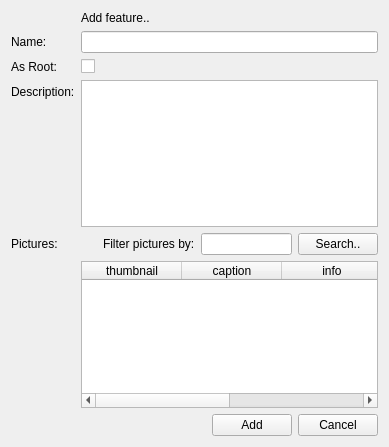
<?xml version="1.0" encoding="UTF-8"?>
<ui version="4.0">
 <class>feature_add_form</class>
 <widget class="QWidget" name="feature_add_form">
  <property name="geometry">
   <rect>
    <x>0</x>
    <y>0</y>
    <width>389</width>
    <height>447</height>
   </rect>
  </property>
  <property name="windowTitle">
   <string>Add feature</string>
  </property>
  <layout class="QFormLayout" name="formLayout">
   <property name="fieldGrowthPolicy">
    <enum>QFormLayout::AllNonFixedFieldsGrow</enum>
   </property>
   <item row="1" column="0">
    <widget class="QLabel" name="label_name">
     <property name="text">
      <string>Name:</string>
     </property>
     <property name="buddy">
      <cstring>name</cstring>
     </property>
    </widget>
   </item>
   <item row="1" column="1">
    <widget class="QLineEdit" name="name">
     <property name="initialFocus" stdset="0">
      <bool>true</bool>
     </property>
    </widget>
   </item>
   <item row="3" column="0">
    <widget class="QLabel" name="label_description">
     <property name="text">
      <string>Description:</string>
     </property>
     <property name="buddy">
      <cstring>description</cstring>
     </property>
    </widget>
   </item>
   <item row="3" column="1">
    <widget class="QPlainTextEdit" name="description"/>
   </item>
   <item row="5" column="1">
    <widget class="QTableWidget" name="picture">
     <property name="horizontalScrollBarPolicy">
      <enum>Qt::ScrollBarAsNeeded</enum>
     </property>
     <property name="alternatingRowColors">
      <bool>true</bool>
     </property>
     <property name="selectionMode">
      <enum>QAbstractItemView::MultiSelection</enum>
     </property>
     <property name="selectionBehavior">
      <enum>QAbstractItemView::SelectRows</enum>
     </property>
     <property name="showGrid">
      <bool>true</bool>
     </property>
     <property name="gridStyle">
      <enum>Qt::DotLine</enum>
     </property>
     <property name="sortingEnabled">
      <bool>true</bool>
     </property>
     <property name="doctype" stdset="0">
      <string notr="true">PictureListRequest.simpleform</string>
     </property>
     <property name="rootelement" stdset="0">
      <string notr="true">picture</string>
     </property>
     <property name="search" stdset="0">
      <string notr="true">{search.text}</string>
     </property>
     <property name="action" stdset="0">
      <string notr="true">read</string>
     </property>
     <attribute name="horizontalHeaderShowSortIndicator" stdset="0">
      <bool>true</bool>
     </attribute>
     <attribute name="verticalHeaderStretchLastSection">
      <bool>false</bool>
     </attribute>
     <column>
      <property name="text">
       <string>thumbnail</string>
      </property>
     </column>
     <column>
      <property name="text">
       <string>caption</string>
      </property>
     </column>
     <column>
      <property name="text">
       <string>info</string>
      </property>
     </column>
     <column>
      <property name="text">
       <string>tags</string>
      </property>
     </column>
    </widget>
   </item>
   <item row="6" column="1">
    <layout class="QHBoxLayout" name="horizontalLayout">
     <item>
      <spacer name="horizontalSpacer">
       <property name="orientation">
        <enum>Qt::Horizontal</enum>
       </property>
       <property name="sizeHint" stdset="0">
        <size>
         <width>40</width>
         <height>20</height>
        </size>
       </property>
      </spacer>
     </item>
     <item>
      <widget class="QPushButton" name="add">
       <property name="text">
        <string>Add</string>
       </property>
       <property name="rootelement" stdset="0">
        <string notr="true">feature</string>
       </property>
       <property name="doctype" stdset="0">
        <string notr="true">Feature.simpleform</string>
       </property>
       <property name="action" stdset="0">
        <string notr="true">create</string>
       </property>
       <property name="form" stdset="0">
        <string notr="true">features</string>
       </property>
       <property name="parentID" stdset="0">
        <string notr="true">{global.id}</string>
       </property>
      </widget>
     </item>
     <item>
      <widget class="QPushButton" name="cancel">
       <property name="text">
        <string>Cancel</string>
       </property>
       <property name="form" stdset="0">
        <string notr="true">features</string>
       </property>
      </widget>
     </item>
    </layout>
   </item>
   <item row="4" column="1">
    <layout class="QHBoxLayout" name="horizontalLayout_3">
     <item>
      <spacer name="horizontalSpacer_2">
       <property name="orientation">
        <enum>Qt::Horizontal</enum>
       </property>
       <property name="sizeHint" stdset="0">
        <size>
         <width>40</width>
         <height>20</height>
        </size>
       </property>
      </spacer>
     </item>
     <item>
      <widget class="QLabel" name="label_2">
       <property name="text">
        <string>Filter pictures by:</string>
       </property>
      </widget>
     </item>
     <item>
      <widget class="QLineEdit" name="search"/>
     </item>
     <item>
      <widget class="QPushButton" name="searchButton">
       <property name="text">
        <string>Search..</string>
       </property>
       <property name="global.searchState" stdset="0">
        <string notr="true">{search.state}</string>
       </property>
       <property name="action" stdset="0">
        <string notr="true">picture.reload</string>
       </property>
      </widget>
     </item>
    </layout>
   </item>
   <item row="4" column="0">
    <widget class="QLabel" name="label">
     <property name="text">
      <string>Pictures:</string>
     </property>
     <property name="buddy">
      <cstring>picture</cstring>
     </property>
    </widget>
   </item>
   <item row="0" column="0">
    <widget class="QLabel" name="label_3">
     <property name="text">
      <string/>
     </property>
     <property name="pixmap">
      <pixmap resource="../qtclient.qrc">:/images/chart_organisation_add.png</pixmap>
     </property>
    </widget>
   </item>
   <item row="0" column="1">
    <widget class="QLabel" name="label_4">
     <property name="text">
      <string>Add feature..</string>
     </property>
    </widget>
   </item>
   <item row="2" column="1">
    <widget class="QCheckBox" name="root">
     <property name="text">
      <string/>
     </property>
    </widget>
   </item>
   <item row="2" column="0">
    <widget class="QLabel" name="label_5">
     <property name="text">
      <string>As Root:</string>
     </property>
     <property name="buddy">
      <cstring>root</cstring>
     </property>
    </widget>
   </item>
  </layout>
 </widget>
 <tabstops>
  <tabstop>name</tabstop>
  <tabstop>root</tabstop>
  <tabstop>description</tabstop>
  <tabstop>search</tabstop>
  <tabstop>searchButton</tabstop>
  <tabstop>picture</tabstop>
  <tabstop>add</tabstop>
  <tabstop>cancel</tabstop>
 </tabstops>
 <resources>
  <include location="../qtclient.qrc"/>
  <include location="../qtclient.qrc"/>
 </resources>
 <connections>
  <connection>
   <sender>search</sender>
   <signal>returnPressed()</signal>
   <receiver>searchButton</receiver>
   <slot>click()</slot>
   <hints>
    <hint type="sourcelabel">
     <x>297</x>
     <y>248</y>
    </hint>
    <hint type="destinationlabel">
     <x>378</x>
     <y>250</y>
    </hint>
   </hints>
  </connection>
 </connections>
</ui>
